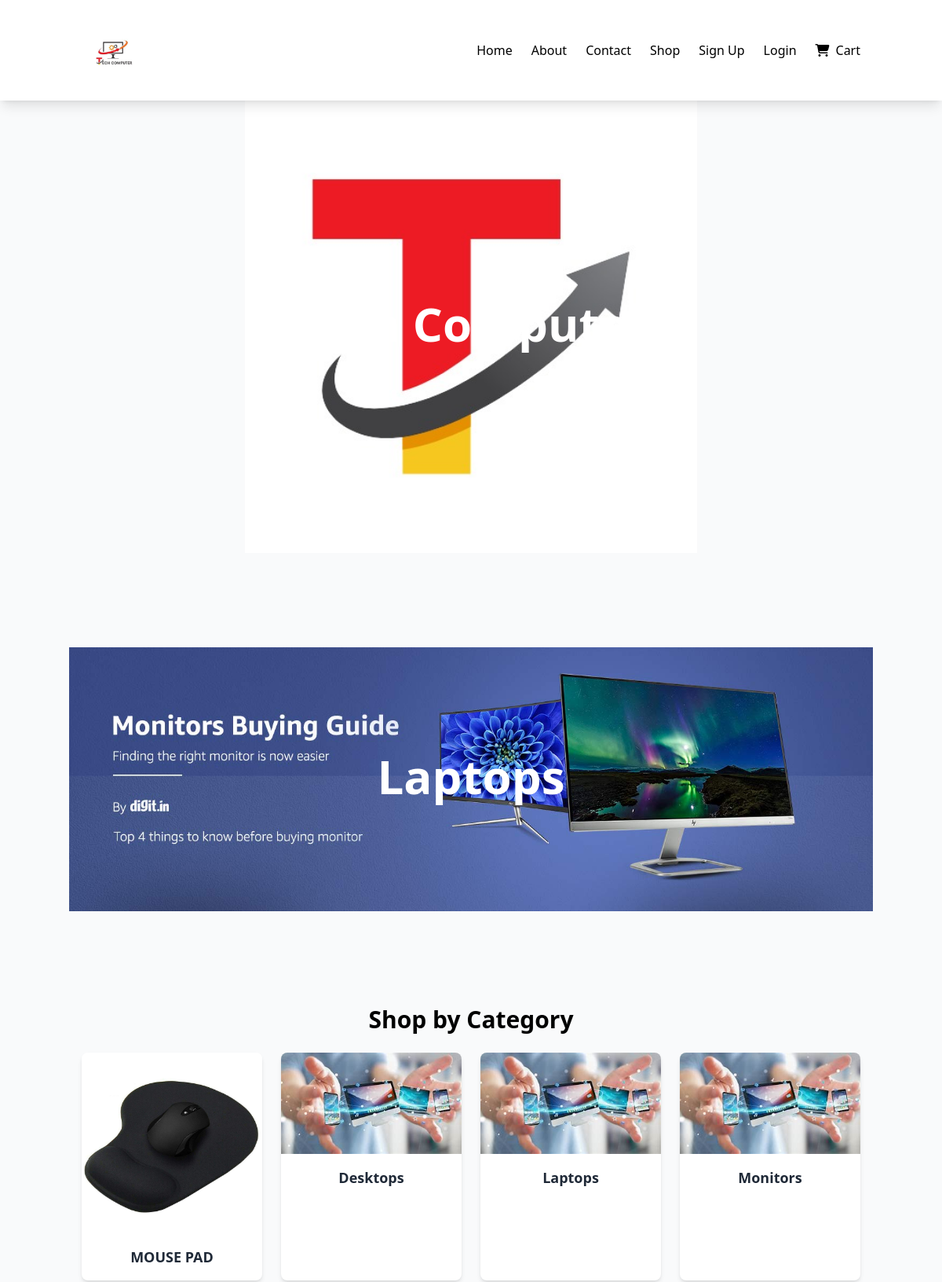
Before: / (upper part) with the older database file.
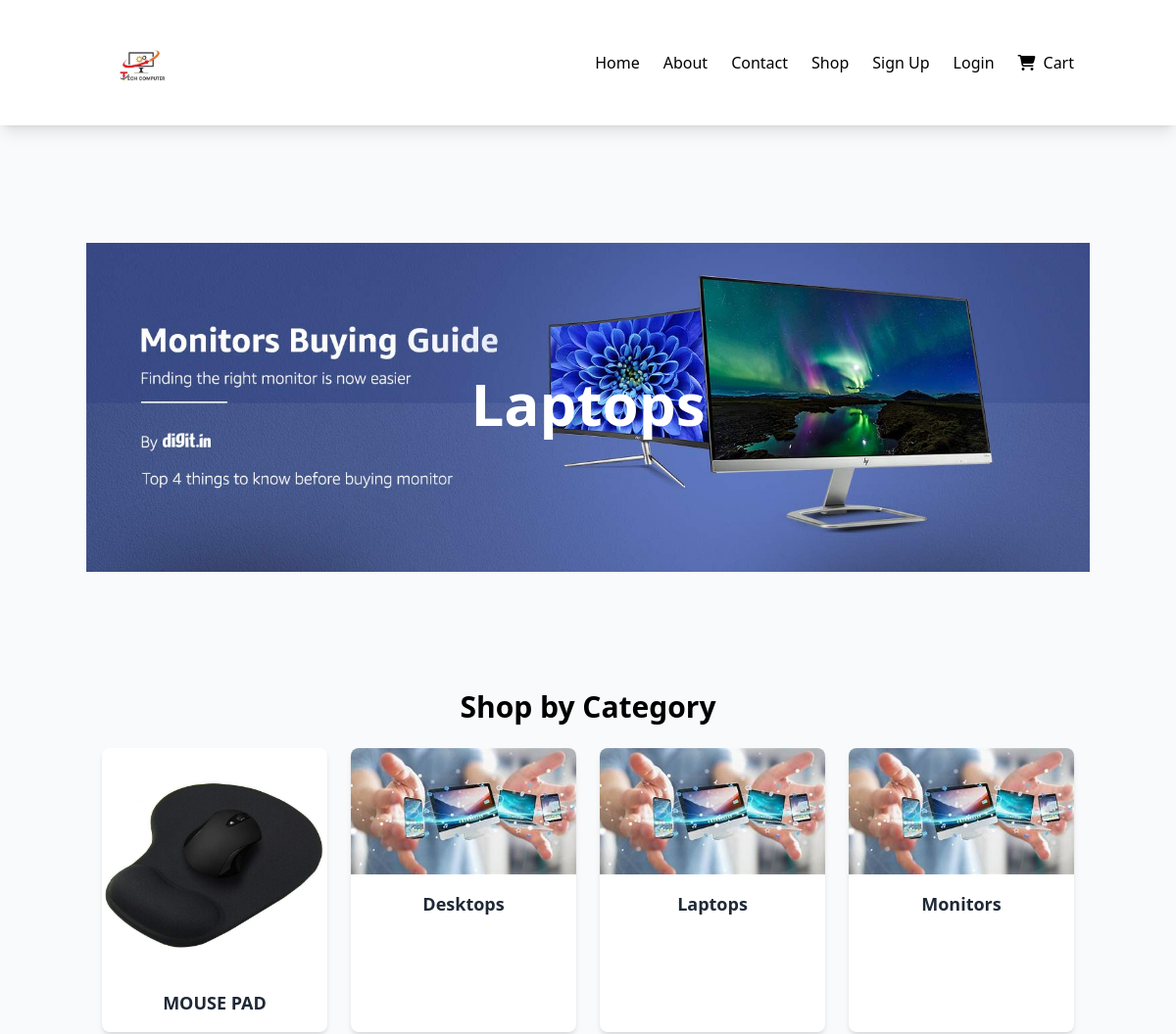
After: the same page with the newer database file.
### store/models.py (models this page shows, shortened)
class Banner(models.Model):
    title = models.CharField(max_length=200)
    subtitle = models.CharField(max_length=500, blank=True)
    image = models.ImageField(upload_to='banners/images/', blank=True, null=True)
    video = models.FileField(upload_to='banners/videos/', blank=True, null=True)
    button_text = models.CharField(max_length=50, blank=True)
    button_url = models.URLField(blank=True)
    active = models.BooleanField(default=True)
    order = models.PositiveIntegerField(default=0)
    class Meta:
        ordering = ['order']  # banners will be ordered by the 'order' field
        verbose_name = 'Banner'
        verbose_name_plural = 'Banners'

class Category(models.Model):
    name = models.CharField(max_length=100)
    slug = models.SlugField(unique=True, blank=True)
    image = models.ImageField(upload_to='category_images/', blank=True, null=True)

### store/views.py (the view)
# urls.py: path('', views.home, name='home'),
def home(request):
    context = {
        'hero_slides': HeroSection.objects.filter(active=True),
        'categories': Category.objects.all(),
        'about': AboutSection.objects.first(),
        'banners': Banner.objects.filter(active=True),
        'current_offers': Offer.objects.filter(active=True),
        'theme': SiteTheme.objects.first(),
        'featured_products': FeaturedProduct.objects.filter(active=True),
        'best_sellers': BestSeller.objects.filter(active=True),
        'new_arrivals': NewArrival.objects.filter(active=True),
        'offers': Offer.objects.filter(active=True),
    }
    return render(request, 'store/home.html', context)

### store/context_processors.py (called while the page is built)
def site_settings(request):
    return {
        'site_theme': SiteTheme.objects.first(),
        'site_logo': SiteLogo.objects.first() if 'SiteLogo' in locals() else None,
        'nav_links': Category.objects.all(),  # example: use categories as nav links
        'footer_links': FooterLink.objects.all(),
    }

def site_logo(request):
        logo = SiteLogo.objects.first()
        return {'site_logo': logo}

### templates/store/home.html (shortened to what this page needs)
{% extends "store/base.html" %}
{% load static %}
{% block content %}
<section class="relative w-full">
    {% for banner in banners %}
        <div class="relative w-full aspect-video overflow-hidden">
            {% if banner.video %}
                <video class="absolute top-0 left-0 w-full h-full object-cover z-0" autoplay muted loop>
                    <source src="{{ banner.video.url }}" type="video/mp4">
                    Your browser does not support the video tag.
                </video>
            {% elif banner.image %}
                <img src="{{ banner.image.url }}" alt="{{ banner.title }}" class="absolute top-0 left-0 w-full h-full object-contain z-0">
            {% else %}
                <div class="absolute top-0 left-0 w-full h-full bg-gray-400 z-0"></div>
            {% endif %}
            <div class="absolute inset-0 z-10 flex flex-col items-center justify-center text-center text-white p-6">
                <h1 class="text-2xl font-bold sm:text-5xl lg:text-6xl">
                    {{ banner.title }}
                </h1>
            </div>
        </div>
    {% endfor %}
</section>
<div class="container mx-auto px-4">
    <section>
        <h2 class="text-3xl font-bold text-center mb-6">Shop by Category</h2>
        <div class="grid grid-cols-2 sm:grid-cols-3 lg:grid-cols-4 gap-6">
            {% for category in categories %}
            <a href="{% url 'category_detail' category.slug %}" class="block bg-white shadow-md rounded-lg overflow-hidden hover:shadow-xl transition-shadow duration-300 group transform hover:scale-105">
                {% if category.image %}
                <img src="{{ category.image.url }}" alt="{{ category.name }}" class="w-full object-contain max-h-64 group-hover:scale-110 transition-transform duration-300">
                {% else %}
                <img src="{% static 'images/default.jpg' %}" alt="No Image" class="w-full object-contain max-h-64 group-hover:scale-110 transition-transform duration-300">
                {% endif %}
                <div class="p-4 text-center">
                    <h3 class="font-semibold text-lg text-gray-800">{{ category.name }}</h3>
                </div>
            </a>
            {% endfor %}
        </div>
    </section>
</div>
{% endblock %}

Changed rows visible on the page:
removed Banner: image (picture), title "Tech Computer"
